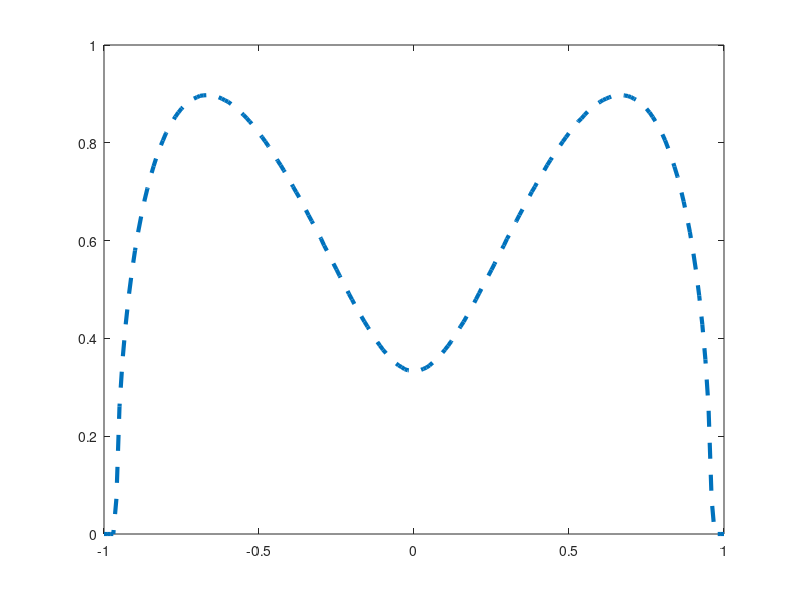

Write MATLAB code to recreate this figure.

Prob_List=[];
for x=-1:0.01:1

% number of uncertainty samples
N=1000000;

q=random('Uniform',-1,1,1,N);

K=-[((3*x)/2 + 1).^2/4 - ((3*x)/2 + 1).^3/4 + ((3*x)/2 + 1).^4/16 + (9*q.^2)/100 - 29/400];
Pro=size(find(K>=0),2)/N;
Prob_List=[Prob_List;x,Pro];

end
plot([-1:0.01:1],Prob_List(:,2),'--','LineWidth',3)

 ylim([0 1])